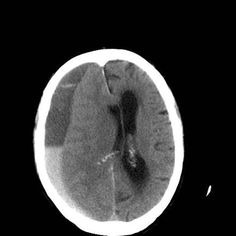
#> input picture Testing_No tumor/image(1).jpg, 236 x 236 px; its folder holds only this picture in this run
$ python -i preprocess.py   (imports and definitions only)
#> lines starting #> are read from the running program, lines starting #| are printed output that depends on the picture
import os
import cv2
import numpy as np
from tqdm import tqdm

def preprocess_image(image_path, target_size=(224, 224)):
    # 1. Load image
#> called with image_path = 'Testing_No tumor/image(1).jpg', target_size = (224, 224)
    img = cv2.imread(image_path)
#> img is the input picture: shape (236, 236, 3); min 0, max 255, mean 56.7
    if img is None:
        return None

    # 2. Resize
    img = cv2.resize(img, target_size)
#> img: shape (224, 224, 3)

    # 3. Convert to grayscale for some processing
    gray = cv2.cvtColor(img, cv2.COLOR_BGR2GRAY)

    # 4. Histogram Equalization (CLAHE for better contrast)
    clahe = cv2.createCLAHE(clipLimit=2.0, tileGridSize=(8, 8))
    equalized = clahe.apply(gray)
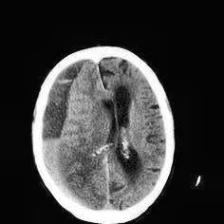
#> equalized: shape (224, 224); min 2, max 255, mean 63

    # 5. Noise Reduction (Gaussian Blur)
    blurred = cv2.GaussianBlur(equalized, (5, 5), 0)
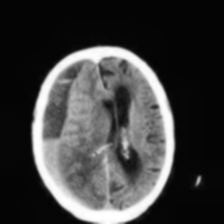
#> blurred: shape (224, 224); min 3, max 255, mean 63.1

    # Convert back to BGR/RGB if needed for model
    processed_img = cv2.cvtColor(blurred, cv2.COLOR_GRAY2BGR)

    return processed_img

# [43 lines left out: function main, not called in this run]

# [2 lines not run here, left out]

>>> result = preprocess_image('Testing_No tumor/image(1).jpg')

$ run again, on Testing_No tumor/image(104).jpg
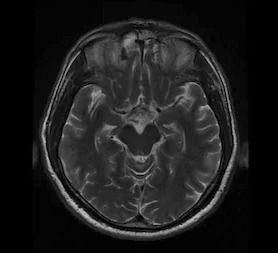
#> input picture Testing_No tumor/image(104).jpg, 278 x 253 px
#> in preprocess_image, img is the input picture: shape (253, 278, 3); min 0, max 201, mean 29.4
#> in preprocess_image, `img = cv2.resize(img, target_size)`:
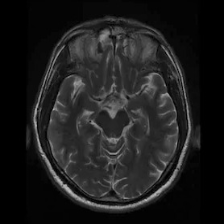
#> img: shape (224, 224, 3); min 0, max 188, mean 29.3
#> in preprocess_image, `blurred = cv2.GaussianBlur(equalized, (5, 5), 0)`:
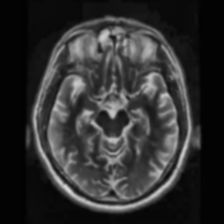
#> blurred: shape (224, 224); min 2, max 213, mean 48.5

$ run again, on Testing_No tumor/image(11).jpg
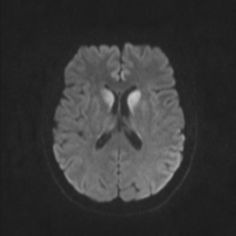
#> input picture Testing_No tumor/image(11).jpg, 236 x 236 px
#> in preprocess_image, img is the input picture: shape (236, 236, 3); min 26, max 199, mean 54.8
#> img: shape (224, 224, 3)
#> in preprocess_image, `equalized = clahe.apply(gray)`:
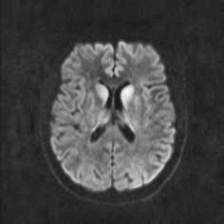
#> equalized: shape (224, 224); min 18, max 247, mean 67.1

$ run again, on Testing_No tumor/image(13).jpg
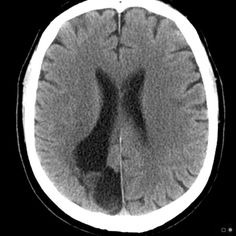
#> input picture Testing_No tumor/image(13).jpg, 236 x 236 px
#> in preprocess_image, img is the input picture: shape (236, 236, 3); min 0, max 255, mean 95.4
#> img: shape (224, 224, 3)
#> in preprocess_image, `equalized = clahe.apply(gray)`:
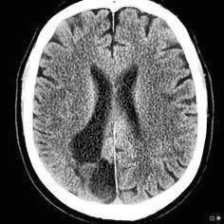
#> equalized: shape (224, 224); min 2, max 255, mean 103.6
#> in preprocess_image, `blurred = cv2.GaussianBlur(equalized, (5, 5), 0)`:
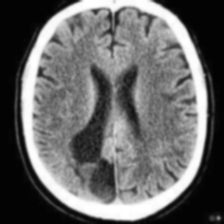
#> blurred: shape (224, 224); min 3, max 255, mean 103.7
